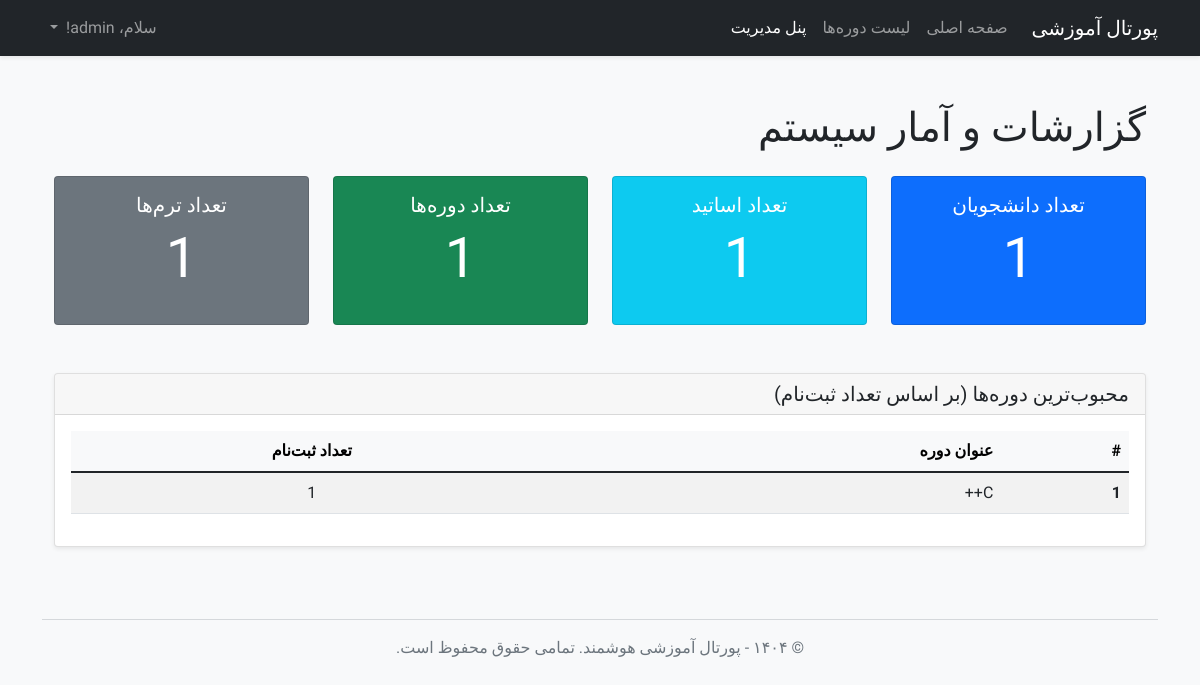
Screenshot of /admin/reports (signed in) with the database file from the repository.
### app/models.py (models this page shows, shortened)
class User(UserMixin, db.Model):
    id = db.Column(db.Integer, primary_key=True)
    username = db.Column(db.String(64), index=True, unique=True, nullable=False)
    email = db.Column(db.String(120), index=True, unique=True, nullable=False)
    password_hash = db.Column(db.String(128))
    role = db.Column(db.String(20), nullable=False, default='student')
    enrollments = db.relationship('Enrollment', backref='student', lazy='dynamic', foreign_keys='Enrollment.user_id')
    taught_courses = db.relationship('Course', backref='instructor', lazy='dynamic',
                                     foreign_keys='Course.instructor_id')

class Course(db.Model):
    id = db.Column(db.Integer, primary_key=True)
    title = db.Column(db.String(140), nullable=False)
    description = db.Column(db.Text)
    credits = db.Column(db.Integer, nullable=False, default=3)
    day_of_week = db.Column(db.String(20), nullable=False)
    start_time = db.Column(db.Time, nullable=False)
    end_time = db.Column(db.Time, nullable=False)
    capacity = db.Column(db.Integer, default=20)
    instructor_id = db.Column(db.Integer, db.ForeignKey('user.id'))
    term_id = db.Column(db.Integer, db.ForeignKey('term.id'), nullable=False)
    enrollments = db.relationship('Enrollment', backref='course', lazy='dynamic', foreign_keys='Enrollment.course_id')
    prereqs = db.relationship(
        'Course', secondary=prerequisites,
        primaryjoin=(prerequisites.c.course_id == id),
        secondaryjoin=(prerequisites.c.prerequisite_id == id),
        backref=db.backref('is_prereq_for', lazy='dynamic'),
        lazy='dynamic'
    )

### app/routes.py (the view)
@app.route('/admin/reports')
@login_required
def admin_reports():
    if current_user.role != 'admin':
        abort(403)
    student_count = User.query.filter_by(role='student').count()
    instructor_count = User.query.filter_by(role='instructor').count()
    course_count = Course.query.count()
    term_count = Term.query.count()
    popular_courses = db.session.query(
        Course.title,
        db.func.count(Enrollment.id).label('enrollment_count')
    ).join(Enrollment).group_by(Course.id).order_by(db.desc('enrollment_count')).limit(5).all()
    return render_template(
        'reports.html',
        title='System Reports',
        student_count=student_count,
        instructor_count=instructor_count,
        course_count=course_count,
        term_count=term_count,
        popular_courses=popular_courses
    )

### app/models.py (called while the page is built)
@login.user_loader
def load_user(id):
    return User.query.get(int(id))

### app/templates/reports.html
{% extends "base.html" %}
{% block content %}
<div class="container py-4">
    <h1 class="mb-4">گزارشات و آمار سیستم</h1>
    <div class="row">
        <div class="col-md-3 mb-4">
            <div class="card text-white bg-primary h-100">
                <div class="card-body text-center">
                    <h5 class="card-title">تعداد دانشجویان</h5>
                    <p class="display-4">{{ student_count }}</p>
                </div>
            </div>
        </div>
        <div class="col-md-3 mb-4">
            <div class="card text-white bg-info h-100">
                <div class="card-body text-center">
                    <h5 class="card-title">تعداد اساتید</h5>
                    <p class="display-4">{{ instructor_count }}</p>
                </div>
            </div>
        </div>
        <div class="col-md-3 mb-4">
            <div class="card text-white bg-success h-100">
                <div class="card-body text-center">
                    <h5 class="card-title">تعداد دوره‌ها</h5>
                    <p class="display-4">{{ course_count }}</p>
                </div>
            </div>
        </div>
        <div class="col-md-3 mb-4">
            <div class="card text-white bg-secondary h-100">
                <div class="card-body text-center">
                    <h5 class="card-title">تعداد ترم‌ها</h5>
                    <p class="display-4">{{ term_count }}</p>
                </div>
            </div>
        </div>
    </div>
    <div class="row mt-4">
        <div class="col-12">
            <div class="card shadow-sm">
                <div class="card-header">
                    <h5 class="mb-0">محبوب‌ترین دوره‌ها (بر اساس تعداد ثبت‌نام)</h5>
                </div>
                <div class="card-body">
                    {% if popular_courses %}
                    <div class="table-responsive">
                        <table class="table table-striped table-hover">
                            <thead class="table-light">
                                <tr>
                                    <th scope="col">#</th>
                                    <th scope="col">عنوان دوره</th>
                                    <th scope="col" class="text-center">تعداد ثبت‌نام</th>
                                </tr>
                            </thead>
                            <tbody>
                                {% for course in popular_courses %}
                                <tr>
                                    <th scope="row">{{ loop.index }}</th>
                                    <td>{{ course.title }}</td>
                                    <td class="text-center">{{ course.enrollment_count }}</td>
                                </tr>
                                {% endfor %}
                            </tbody>
                        </table>
                    </div>
                    {% else %}
                    <p class="text-center text-muted">هنوز هیچ ثبت‌نامی در سیستم انجام نشده است.</p>
                    {% endif %}
                </div>
            </div>
        </div>
    </div>
</div>
{% endblock %}

### app/templates/base.html (shortened to what this page needs)
<!doctype html>
<html lang="fa" dir="rtl">
<head>
    <link href="https://cdn.jsdelivr.net/npm/bootstrap@5.1.3/dist/css/bootstrap.rtl.min.css" rel="stylesheet">
    <link rel="stylesheet" href="{{ url_for('static', filename='css/style.css') }}">
</head>
<body class="bg-light">
    <nav class="navbar navbar-expand-lg navbar-dark bg-dark shadow-sm">
        <div class="container">
            <a class="navbar-brand" href="{{ url_for('home') }}">پورتال آموزشی</a>
            <div class="collapse navbar-collapse" id="navbarNav">
                <ul class="navbar-nav me-auto mb-2 mb-lg-0">
                    <li class="nav-item">
                        <a class="nav-link" href="{{ url_for('home') }}">صفحه اصلی</a>
                    </li>
                    <li class="nav-item">
                        <a class="nav-link" href="{{ url_for('courses') }}">لیست دوره‌ها</a>
                    </li>
                    {% if current_user.is_authenticated %}
                        <li class="nav-item">
                            <a class="nav-link active" href="{{ url_for('my_dashboard') }}">
                                {% if current_user.role == 'student' %}
                                    داشبورد من
                                {% else %}
                                    پنل مدیریت
                                {% endif %}
                            </a>
                        </li>
                    {% endif %}
                </ul>
                <ul class="navbar-nav ms-auto">
                    {% if current_user.is_anonymous %}
                    <li class="nav-item">
                        <a class="nav-link" href="{{ url_for('login') }}">ورود</a>
                    </li>
                    <li class="nav-item">
                        <a class="nav-link btn btn-primary btn-sm text-white" href="{{ url_for('register') }}">ثبت‌نام</a>
                    </li>
                    {% else %}
                    <li class="nav-item dropdown">
                        <a class="nav-link dropdown-toggle" href="#" id="navbarDropdown" role="button" data-bs-toggle="dropdown">
                            سلام، {{ current_user.username }}!
                        </a>
                    </li>
                    {% endif %}
                </ul>
            </div>
        </div>
    </nav>
    <main class="container mt-4">
        {% block content %}{% endblock %}
    </main>
    <footer class="container text-center mt-5 mb-3 text-muted">
        <hr>
        <p>&copy; ۱۴۰۴ - پورتال آموزشی هوشمند. تمامی حقوق محفوظ است.</p>
    </footer>
</body>
</html>

### app/static/css/style.css (style rules this page uses)
body { font-family: 'Vazirmatn', sans-serif; font-weight: 400; }

### rows the page displays
User: username "admin"
Course: title "C++", enrollment_count "1"

### other values shown
{{ student_count }} "1"
{{ instructor_count }} "1"
{{ course_count }} "1"
{{ term_count }} "1"
